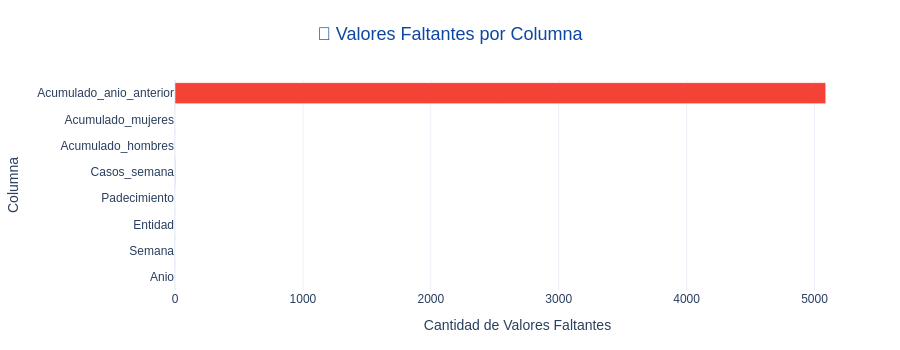

Source (notebook cell):
### Code cell
"""
Visualización de valores faltantes.
"""
# Resumen de valores faltantes (más eficiente que heatmap completo)
missing_counts = df.isnull().sum()

if missing_counts.sum() == 0:
    print("✅ No hay valores faltantes - no se requiere visualización")
else:
    # Barplot de valores faltantes por columna
    fig = go.Figure(data=go.Bar(
        x=missing_counts.values,
        y=missing_counts.index,
        orientation='h',
        marker_color=COLORS['danger']
    ))
    
    fig = style_plotly_figure(
        fig, 
        '🔴 Valores Faltantes por Columna',
        height=350
    )
    fig.update_layout(
        xaxis_title='Cantidad de Valores Faltantes',
        yaxis_title='Columna'
    )
    fig.show(config=PLOT_CONFIG)

### Figure 1 — Plotly figure (JSON) as saved in the notebook; plotly's stock layout.template omitted (floating-point values rounded to 4 significant figures)
{"data": [{"marker": {"color": "#F44336"}, "orientation": "h", "type": "bar", "x": [0, 0, 0, 0, 3, 0, 0, 5088], "y": ["Anio", "Semana", "Entidad", "Padecimiento", "Casos_semana", "Acumulado_hombres", "Acumulado_mujeres", "Acumulado_anio_anterior"]}], "layout": {"font": {"family": "Arial, sans-serif", "size": 12}, "height": 350, "legend": {"orientation": "h", "x": 1, "xanchor": "right", "y": 1.02, "yanchor": "bottom"}, "margin": {"b": 60, "l": 60, "r": 40, "t": 80}, "paper_bgcolor": "white", "plot_bgcolor": "white", "title": {"font": {"color": "#0D47A1", "size": 18}, "text": "🔴 Valores Faltantes por Columna", "x": 0.5, "xanchor": "center"}, "xaxis": {"title": {"text": "Cantidad de Valores Faltantes"}}, "yaxis": {"title": {"text": "Columna"}}}}
